Frame 1 (no input): blank canvas, image omitted
Frame 60 (no input): blank canvas, image omitted
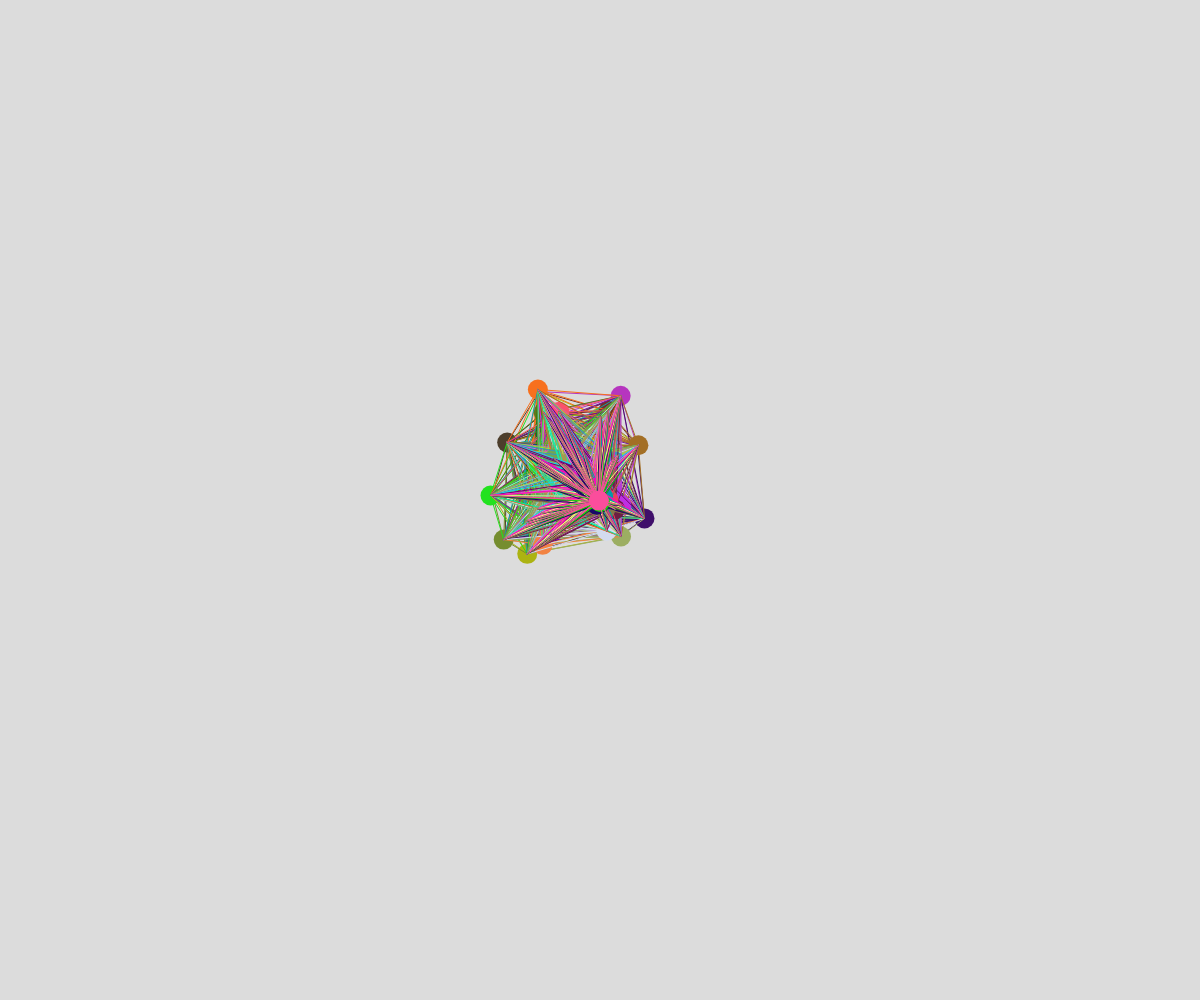
Frame 120 (the mouse pressed at the canvas centre since frame 60)

The p5.js sketch whose frames 1 and 60 were blank and that drew this single picture after the mouse press (run headless with seeded random() and noise() and a simulated clock; from frame 60 on, the mouse is pressed at the canvas centre):

// p5.js sketch
// ── sketch.js
// Project Title
// Your Name
// Date
//
// Extra for Experts:
// - describe what you did to take this project "above and beyond"
let nodes = [];
let reach = 150;

function setup() {
  createCanvas(windowWidth, windowHeight);
}

function draw() {
  background(220);
  if(mouseIsPressed)nodes.push(new Node(mouseX, mouseY));
  for(let n of nodes){
    n.move();
    n.display();
    n.connect(nodes);
  }
}

function mousePressed(){
  // nodes.push(new Node(mouseX, mouseY));
}

class Node{
  constructor(x, y){
    this.x = x;
    this.y = y;
    this.size = 20;
    this.c = color(random(255), random(255), random(255));


    this.xTime = random(10); 
    this.yTime = random(10);
    this.timeShift = 0.01;
    this.maxSpeed = 5;
  }

  display(){
    fill(this.c);
    noStroke();

    circle(this.x, this.y, this.size);
  }

  connect(nodeArray){
    stroke(this.c);
    for(let n of nodes){
      if(n !== this){
        let d = dist(this.x, this.y, n.x, n.y);
        if(d < reach){
          line(this.x, this.y, n.x, n.y);

        }
      }
    }


  }

  move(){
    let xSpeed = noise(this.xTime);
    xSpeed = map(xSpeed, 0, 1, -this.maxSpeed, this.maxSpeed);
    this.xTime += this.timeShift;

    this.x += xSpeed;
    if(this.x < 0 || this.x > width){
    }else if (this.x > width){ this.x = 0;}

    let ySpeed = noise(this.yTime);
    ySpeed = map(ySpeed, 0, 1, -this.maxSpeed, this.maxSpeed);
    this.yTime += this.timeShift;

    this.y += ySpeed;
    if(this.y < 0 || this.y > height){
    }else if (this.y > height){ this.y = 0;}
  
  }
}
